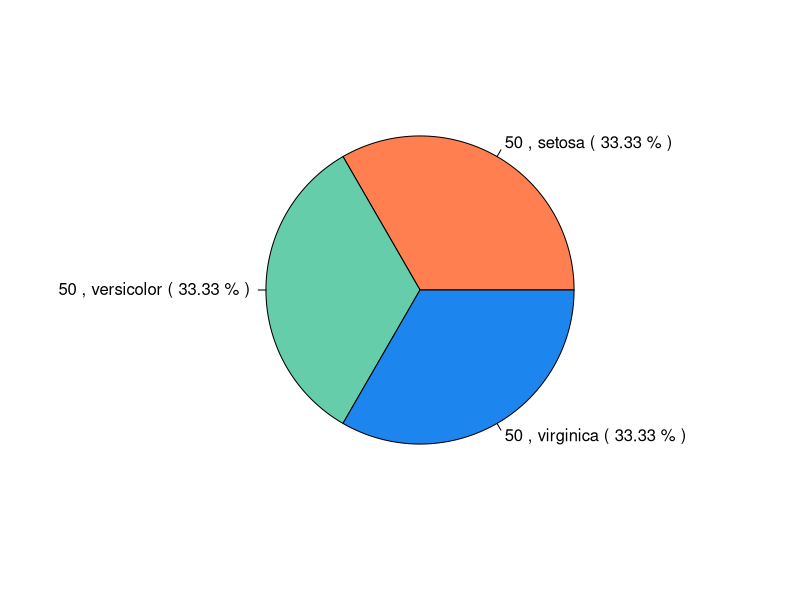

Reproduce this figure in R.
mytable <- table(iris$Species)
percent <- format(mytable/sum(mytable) * 100,digits=4) # You can round off using round() function eg. round(pct)
lbls <- paste(mytable,",", names(mytable), "(",percent,"%",")")
pie(mytable, labels = lbls,col = c("coral","aquamarine3","dodgerblue2"))

